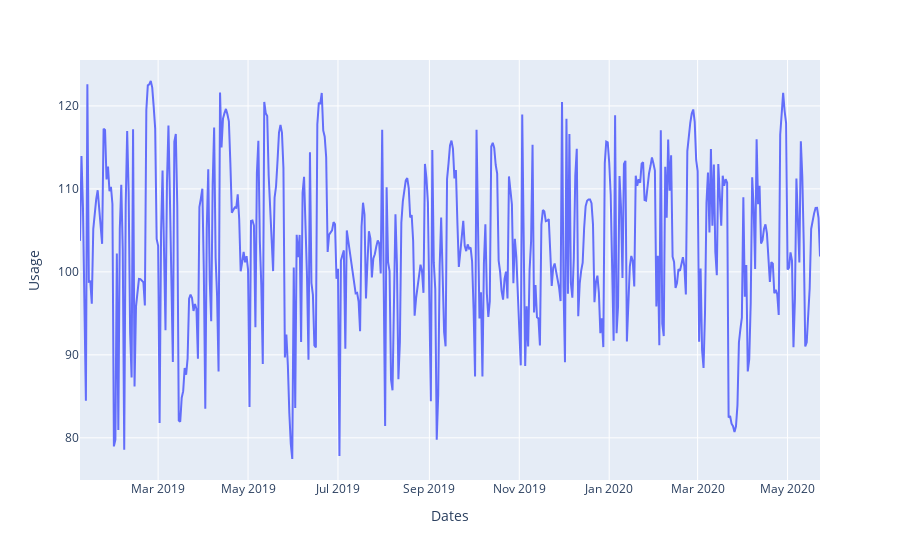

The cell this chart's notebook holds for it:
### Markdown cell above
We plot the dataset

### Code cell
fig=px.line(df, x='Dates', y='Usage')
fig.show()

### Figure 1 — Plotly figure (JSON) as saved in the notebook; plotly's stock layout.template omitted (floating-point values rounded to 4 significant figures; data arrays with more than 128 entries replaced by an {"elided": "..."} marker saying what was removed)
{"data": [{"hovertemplate": "Dates=%{x}<br>Usage=%{y}<extra></extra>", "legendgroup": "", "line": {"color": "#636efa", "dash": "solid"}, "marker": {"symbol": "circle"}, "mode": "lines", "name": "", "orientation": "v", "showlegend": false, "type": "scatter", "x": {"elided": "498 str values"}, "xaxis": "x", "y": {"elided": "498 float values"}, "yaxis": "y"}], "layout": {"legend": {"tracegroupgap": 0}, "margin": {"t": 60}, "xaxis": {"anchor": "y", "domain": [0, 1], "title": {"text": "Dates"}}, "yaxis": {"anchor": "x", "domain": [0, 1], "title": {"text": "Usage"}}}}
